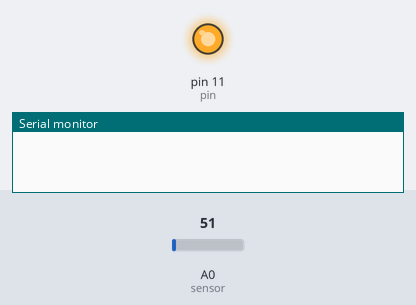
Bench run of a sketch on a simulated Arduino Uno, built with avr-gcc and run on an emulated ATmega328P. Parts: output pins drawn as LEDs (lit = HIGH), the last lines printed to the serial monitor. Inputs (shaded band) come from the test bench; at power-on: A0 (sensor) = 51.

Above: at 0.5 s.
At 5.3 s:
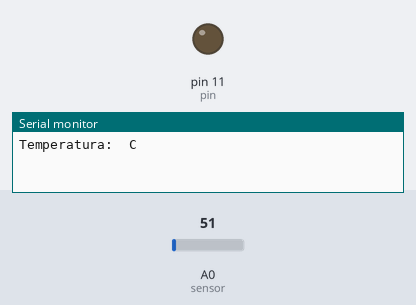
Timing chart, 0 to 7.5 s (numbered marks = the images above):
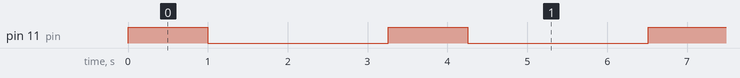

The sketch:

Ex2.ino
```cpp
/*
  www.CodeDecay.com.br
  Licença de uso: Apache 2.0

  Liga os LEDs por 1 segundo, em seguida desliga os LEDs por 1 segundo.
  Lê o LDR na porta analógica 0.
  Lê o LM35Z na porta analógica 1 e faz a média da leitura para filtrar
  ruídos.

  Nesse exercício vamos manter os LEDs externo nos pinos 11, 10 e 9 do
  Arduino. Vamos mater o LDR como sensor de luminosidade e vamos adicionar
  um LM como sensor de temperatura. O LM35Z costuma ser sensível a ruído
  eletromagnético, por isso, faremos a média de 50 leituras para eliminar
  essa variação.
 */

 int pin = 11;

// a função setup() é executada quando você liga ou reinicia a placa
void setup() {
  pinMode(pin, OUTPUT);

  Serial.begin(9600); // Inicia a comunicação serial com o computador
}

// a função loop() é executada para sempre:
void loop() {
  digitalWrite(pin, HIGH);   // liga o LED (escreve o nível HIGH - 5V - no pino selecionado)
  delay(1000);              // espera 1 segundo = 1000 milisegundos
  digitalWrite(pin, LOW);    // desliga o LED (escreve o nível LOW - 0V - no pino selecionado)
  delay(1000);              // espera 1 segundo novamente

  int soma = 0; // Guardaremos o somatorio nessa variavel
  for (int cont = 0; cont < 50; cont++) {  // repete 50 vezes
    soma = soma + analogRead(A0); // le o sensor analogico na porta A1 - escala de 0 a 1023
    delay(5); // O conversor AD do Arduino precisa de um "descanso"
  }
  float tempC = (soma * 5.0 * 100 ) / ( 1023.0 * 50 ); // calcula a média e converte para temperatura
  Serial.print("Temperatura: "); // escreve a palavra "Temperatura: " no monitor do computador
  // escreve o valor da temperatura média lida na tela do computador
  Serial.println(" C");
  delay(1000);
}
```

Measured:
- by itself, pin 11 (pin): alternates HIGH for 1.0 s and LOW for 2.3 s
